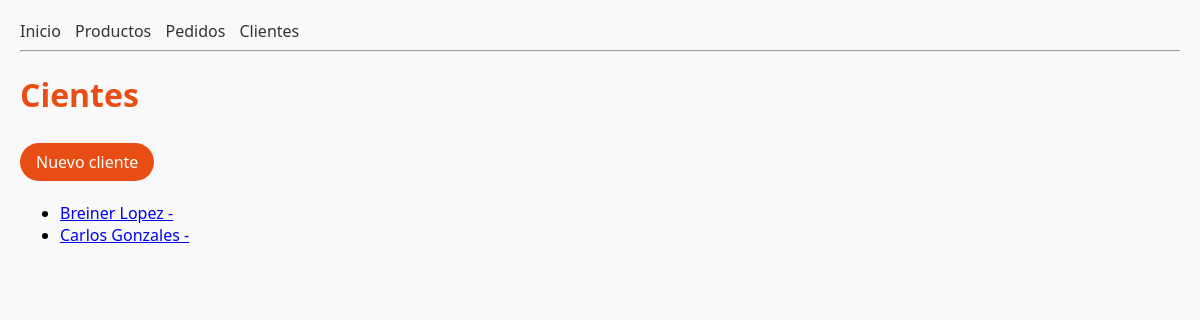
Before: /clientes with the older database file.
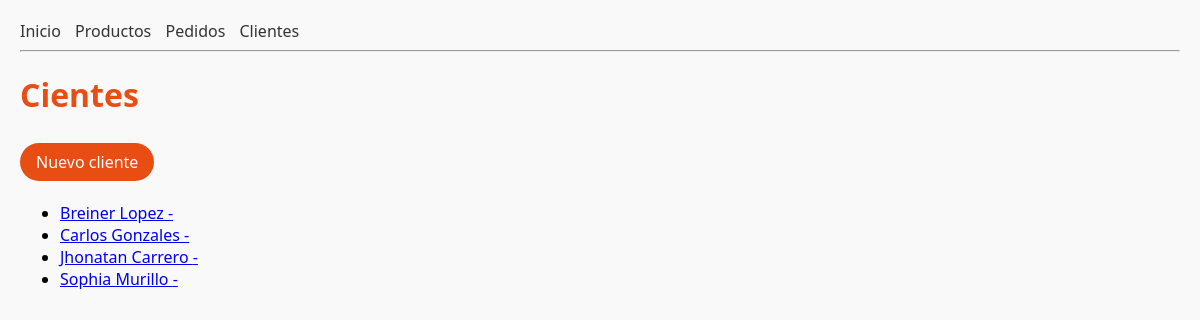
After: the same page with the newer database file.
### tienda/models.py (models this page shows, shortened)
class Cliente(models.Model):
    nombre = models.CharField(max_length=100)
    email = models.EmailField(unique=True)
    fecha_registro = models.DateTimeField(auto_now_add=True)
    telefono = models.CharField(max_length=20)
    activo = models.BooleanField(default=True)

### tienda/views.py (the view)
# urls.py: path("clientes", views.lista_clientes, name="lista_clientes"),
def lista_clientes(request):
    clientes = Cliente.objects.all().order_by("nombre")
    return render(request, "tienda/lista_clientes.html", {"clientes": clientes})

### tienda/templates/tienda/lista_clientes.html (shortened to what this page needs)
{% extends "tienda/base.html" %}
{% load django_browser_reload %}
{% block content %}
    <h1>Cientes</h1>
    <a href="{% url 'tienda:crear_cliente' %}" class="btn primary">
        Nuevo cliente</a>
    <ul>
        {% for n in clientes %}
            <li>
                <a href="{% url 'tienda:detalle_cliente' n.id %}">
                    {{ n.nombre }} - {{ n.estado }}
            </li>
        {% empty %}
            <li>No hay clientes registrados.</li>
        {% endfor %}
    </ul>
{% endblock %}

Changed rows visible on the page:
added Cliente: nombre "Jhonatan Carrero"
added Cliente: nombre "Sophia Murillo"
